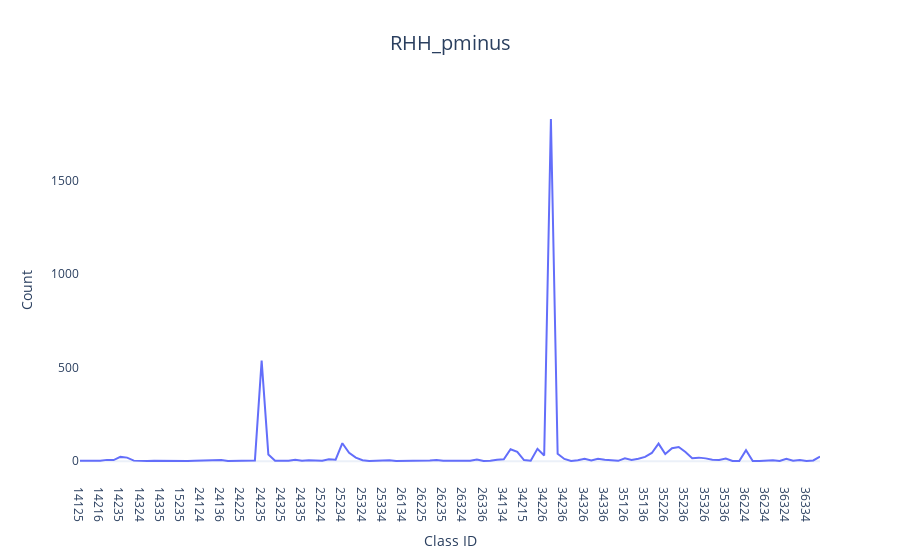

The notebook cell saved with this chart:
### Markdown cell above
# Examining a Catalytic Disulfide Class
RHHook_pminus is considered to be 'catalytic', so we can
look more closely in six-space by examining the number of disulfides within
each of the possible six-space strings computed above:

For each six-class ID in the combo list, return the sslist represented by
that class and calculate the number of SS in it. 
Plot the results.

### Code cell
df = iconv -c -f utf-8 -t ascii//translit @proteusPy/Disulfide.py > cleaned.py
enumerate_sixclass_fromlist(PDB_SS, RHHook_pminus)

#df
y = plot_count_vs_class_df(df, 'RHH_pminus', theme='light')

### Figure 1 — Plotly figure (JSON) as saved in the notebook; plotly's stock layout.template omitted (floating-point values rounded to 4 significant figures)
{"data": [{"hovertemplate": "Class ID=%{x}<br>Count=%{y}<extra></extra>", "legendgroup": "", "line": {"color": "#636efa", "dash": "solid"}, "marker": {"symbol": "circle"}, "mode": "lines", "name": "", "orientation": "v", "showlegend": false, "type": "scatter", "x": ["14125", "14136", "14215", "14216", "14224", "14225", "14235", "14236", "14315", "14324", "14325", "14326", "14335", "15124", "15136", "15235", "15324", "15326", "24124", "24134", "24135", "24136", "24215", "24224", "24225", "24226", "24234", "24235", "24236", "24324", "24325", "24326", "24334", "24335", "24336", "25135", "25224", "25225", "25226", "25234", "25235", "25236", "25324", "25325", "25326", "25334", "25335", "25336", "26134", "26214", "26224", "26225", "26226", "26234", "26235", "26236", "26314", "26324", "26326", "26334", "26336", "34125", "34126", "34134", "34135", "34136", "34215", "34224", "34225", "34226", "34234", "34235", "34236", "34315", "34325", "34326", "34334", "34335", "34336", "35124", "35125", "35126", "35134", "35135", "35136", "35224", "35225", "35226", "35234", "35235", "35236", "35324", "35325", "35326", "35334", "35335", "35336", "36125", "36134", "36224", "36225", "36226", "36234", "36235", "36236", "36324", "36325", "36326", "36334", "36335", "36336"], "xaxis": "x", "y": [3, 3, 1, 2, 7, 6, 23, 19, 3, 1, 1, 3, 2, 1, 1, 2, 1, 2, 2, 2, 5, 6, 1, 2, 3, 6, 4, 538, 36, 2, 2, 3, 8, 3, 5, 2, 2, 10, 8, 96, 45, 19, 5, 1, 2, 2, 5, 1, 1, 5, 4, 5, 4, 6, 2, 3, 1, 2, 2, 9, 1, 2, 8, 10, 64, 50, 6, 3, 66, 30, 1830, 40, 12, 1, 5, 13, 4, 13, 8, 5, 2, 16, 7, 13, 23, 44, 94, 38, 69, 76, 49, 16, 19, 15, 8, 6, 14, 1, 1, 59, 1, 1, 4, 5, 1, 13, 3, 6, 1, 4, 25], "yaxis": "y"}], "layout": {"autosize": true, "legend": {"tracegroupgap": 0}, "showlegend": true, "title": {"font": {"size": 20}, "text": "RHH_pminus", "x": 0.5}, "xaxis": {"anchor": "y", "domain": [0, 1], "showgrid": false, "title": {"text": "Class ID"}}, "yaxis": {"anchor": "x", "domain": [0, 1], "showgrid": false, "title": {"text": "Count"}}}}
